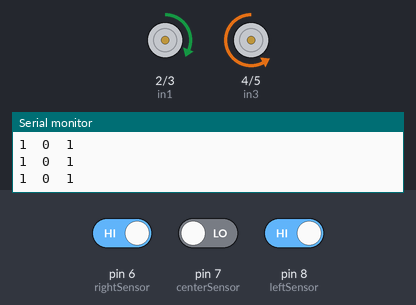
Bench run of a sketch on a simulated Arduino Uno, built with avr-gcc and run on an emulated ATmega328P. Shown: motor-driver pin pairs drawn as motors (green arrow = first pin HIGH = forward, orange = second pin HIGH = backward, longer = more drive, scaled by the enable pin), the last lines printed to the serial monitor. The inputs (shaded band) are chosen by the test bench; at power-on: pin 6 (rightSensor) HIGH, pin 8 (leftSensor) HIGH, pin 7 (centerSensor) LOW.

Above: at 1.2 s.
1.3 s: pin 6 (rightSensor) driven LOW
At 2.1 s:
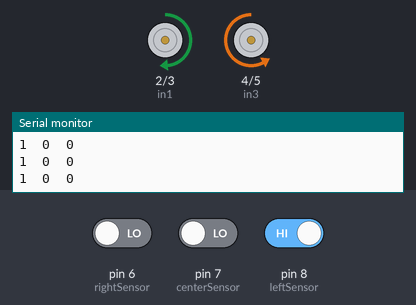
2.8 s: pin 8 (leftSensor) driven LOW
At 3.2 s:
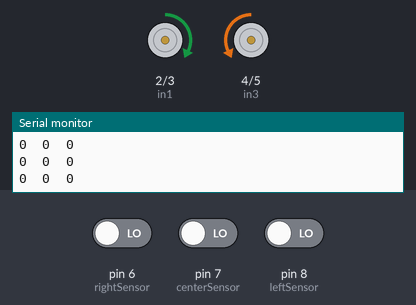
4.3 s: pin 7 (centerSensor) driven HIGH
At 5.5 s:
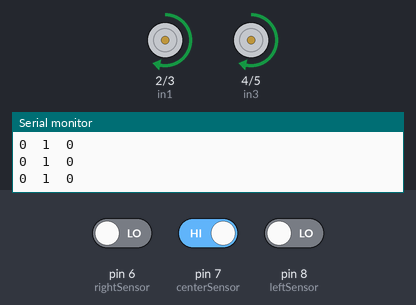
5.8 s: pin 6 (rightSensor) driven HIGH
At 6.7 s:
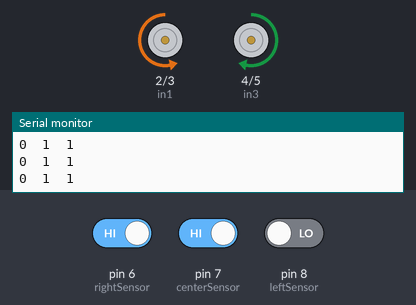
7.3 s: pin 7 (centerSensor) driven LOW
At 7.9 s:
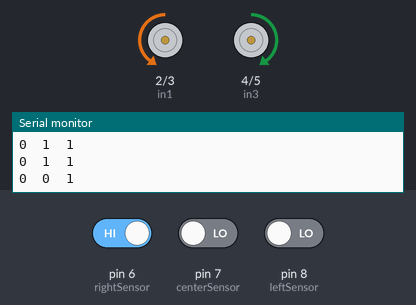
8.9 s: pin 7 (centerSensor) driven HIGH
At 9.6 s:
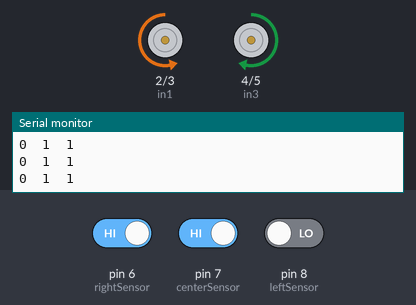
Timing chart, 0 to 11.4 s (numbered marks = the images above; inputs shaded):
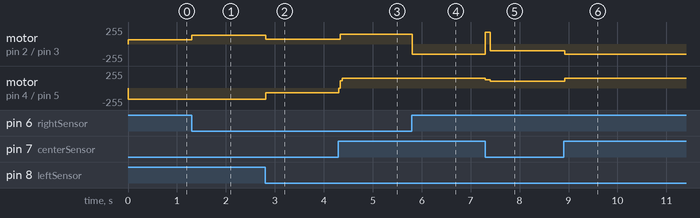

The sketch:

line_follower.ino
```cpp
const int in1 = 2;
const int in2 = 3;
const int in3 = 4;
const int in4 = 5;

const int enable1 = 9;
const int enable2 = 10;

const int leftSensor = 8;   // Left IR sensor
const int rightSensor = 6;  // Right IR sensor
const int centerSensor = 7; // Center IR sensor

// PID variables
float kp = 18.0;
float ki = 0.0;
float kd = 6.0;
float previous_error = 0;
float integral = 0;
float error = 0;
int base_speed = 150;  // Base speed for the motors

// Function prototypes
void forward(int leftSpeed, int rightSpeed);
void left(int leftSpeed, int rightSpeed);
void right(int leftSpeed, int rightSpeed);
void stop();
void rotate(int leftSpeed, int rightSpeed);

void setup() {
  pinMode(leftSensor, INPUT);
  pinMode(centerSensor, INPUT);
  pinMode(rightSensor, INPUT);

  pinMode(in1, OUTPUT);
  pinMode(in2, OUTPUT);
  pinMode(in3, OUTPUT);
  pinMode(in4, OUTPUT);
  pinMode(enable1, OUTPUT);
  pinMode(enable2, OUTPUT);

  Serial.begin(9600);
}

void loop() {
  // Read sensor values
  int leftValue = digitalRead(leftSensor);
  int rightValue = digitalRead(rightSensor);
  int centerValue = digitalRead(centerSensor);

  // Print sensor values for debugging
  Serial.print(leftValue);
  Serial.print("\t");
  Serial.print(centerValue);
  Serial.print("\t");
  Serial.print(rightValue);
  Serial.print("\n");

  // Calculate the error based on sensor readings
  error = calculateError(leftValue, centerValue, rightValue);

  // PID calculations
  integral += error;
  float derivative = error - previous_error;
  float correction = (kp * error) + (ki * integral) + (kd * derivative);
  previous_error = error;

  // Adjust motor speeds based on the correction
  int leftMotorSpeed = base_speed + correction;
  int rightMotorSpeed = base_speed - correction;

  // Constrain motor speeds to be between 0 and 255
  leftMotorSpeed = constrain(leftMotorSpeed, 0, 255);
  rightMotorSpeed = constrain(rightMotorSpeed, 0, 255);

  // Move the robot based on the sensor readings and calculated speeds
  if (centerValue == 1 && leftValue == 0 && rightValue == 0) {
    forward(leftMotorSpeed, rightMotorSpeed);  // Move forward
  }
  else if (centerValue == 1 && leftValue == 1 && rightValue == 0) {
    left(leftMotorSpeed, rightMotorSpeed);     // Slight left turn
  }
  else if (centerValue == 1 && leftValue == 0 && rightValue == 1) {
    right(leftMotorSpeed, rightMotorSpeed);    // Slight right turn
  }
  else if (centerValue == 1 && leftValue == 1 && rightValue == 1) {
    forward(leftMotorSpeed, rightMotorSpeed);  // Move straight
  }
  else if (centerValue == 0 && leftValue == 1 && rightValue == 0) {
    left(leftMotorSpeed, rightMotorSpeed);     // Hard left turn
  }
  else if (centerValue == 0 && leftValue == 0 && rightValue == 1) {
    // Potential right turn
    forward(leftMotorSpeed, rightMotorSpeed);  // Move forward to check
    delay(100);  // Move forward a bit to check straight path

    int newCenterValue = digitalRead(centerSensor);  // Re-check center sensor
    if (newCenterValue == 0) { // No straight path detected
      rotateRightUntilAligned();  // Confirmed right turn
    } else {
      right(leftMotorSpeed, rightMotorSpeed);  // Follow the slight right turn
    }
  }
  else if (centerValue == 0 && leftValue == 1 && rightValue == 1) {
    left(leftMotorSpeed / 2, rightMotorSpeed); // Sharper left
  }
  else if (centerValue == 0 && leftValue == 0 && rightValue == 0) {
    stop(); // Stop and perform a rotation to search for line
    rotate(70, 70);
  }

  delay(5);  // Small delay for smoother operation
}

// Function to calculate error based on sensor readings
float calculateError(int leftValue, int centerValue, int rightValue) {
  if (leftValue == 1) return -1;  // Left sensor on line
  if (centerValue == 1) return 0; // Center sensor on line
  if (rightValue == 1) return 1;  // Right sensor on line
  return previous_error;           // Maintain last known error if no line detected
}

// Function to move forward
void forward(int leftSpeed, int rightSpeed) {
  digitalWrite(in1, HIGH);
  digitalWrite(in2, LOW);
  digitalWrite(in3, HIGH);
  digitalWrite(in4, LOW);
  analogWrite(enable1, leftSpeed);
  analogWrite(enable2, rightSpeed);
}

// Function to turn left
void left(int leftSpeed, int rightSpeed) {
  digitalWrite(in1, HIGH);
  digitalWrite(in2, LOW);
  digitalWrite(in3, LOW);
  digitalWrite(in4, HIGH);
  analogWrite(enable1, leftSpeed);
  analogWrite(enable2, rightSpeed);
}

// Function to turn right
void right(int leftSpeed, int rightSpeed) {
  digitalWrite(in1, LOW);
  digitalWrite(in2, HIGH);
  digitalWrite(in3, HIGH);
  digitalWrite(in4, LOW);
  analogWrite(enable1, leftSpeed);
  analogWrite(enable2, rightSpeed);
}

// Function to stop the robot
void stop() {
  digitalWrite(in1, LOW);
  digitalWrite(in2, LOW);
  digitalWrite(in3, LOW);
  digitalWrite(in4, LOW);
  analogWrite(enable1, 0);
  analogWrite(enable2, 0);
}

// Function to rotate the robot to search for the line
void rotate(int leftSpeed, int rightSpeed) {
  digitalWrite(in1, HIGH);
  digitalWrite(in2, LOW);
  digitalWrite(in3, LOW);
  digitalWrite(in4, HIGH);
  analogWrite(enable1, leftSpeed);
  analogWrite(enable2, rightSpeed);
}

// Custom function to rotate right for junction
void rotateRightUntilAligned() {
  // Rotate right until the center sensor detects the line again
  while (digitalRead(centerSensor) == 0) {
    right(100, 100);  // Adjust speed for precise rotation
    delay(10);      // Small delay to ensure smooth rotation
  }
  stop();           // Stop after re-alignment
}
```

Measured:
- after the input at 1.3 s, motor on pin 2 (in1) / pin 3 (in2): forward 66/255 → forward 132/255 at once
- after the input at 2.8 s, motor on pin 2 (in1) / pin 3 (in2): forward 132/255 → forward 70/255 at once; motor on pin 4 (in3) / pin 5 (in4): backward 168/255 → backward 70/255 at once
- after the input at 4.3 s, motor on pin 2 (in1) / pin 3 (in2): forward 70/255 → forward 150/255 at once; motor on pin 4 (in3) / pin 5 (in4): backward 70/255 → forward 150/255 at once
- after the input at 5.8 s, motor on pin 2 (in1) / pin 3 (in2): forward 150/255 → backward 150/255 at once
- after the input at 7.3 s, motor on pin 2 (in1) / pin 3 (in2): backward 150/255 → forward 174/255 at once, → backward 100/255 0.10 s later; motor on pin 4 (in3) / pin 5 (in4): forward 150/255 → forward 126/255 at once, → forward 100/255 0.10 s later
- after the input at 8.9 s, motor on pin 2 (in1) / pin 3 (in2): backward 100/255 → backward 150/255 at once; motor on pin 4 (in3) / pin 5 (in4): forward 100/255 → forward 150/255 at once
